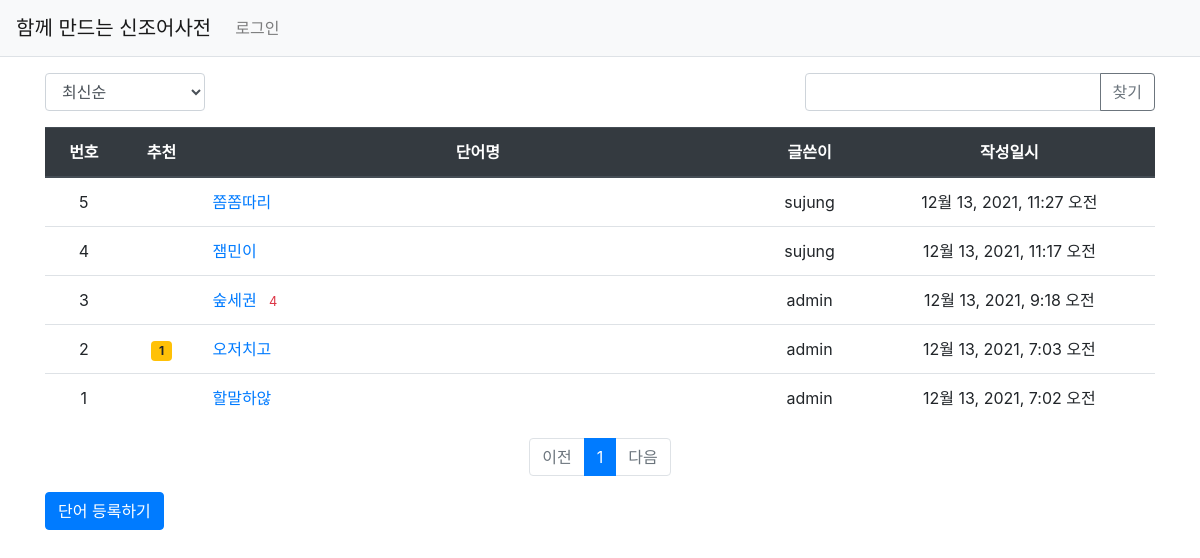
Screenshot of /pybo/ with the database file from the repository.
### pybo/models.py (models this page shows, shortened)
class Question(models.Model):
    author = models.ForeignKey(User, on_delete=models.CASCADE, related_name='author_question')
    subject = models.CharField(max_length=200)  # 질문의 제목 - 최대 200자
    content = models.TextField()    # 질문의 내용 - 글자수를 제한할 수 없는 텍스트
    create_date = models.DateTimeField()    # 질문을 작성한 일시 - 날짜와 시간 속성
    modify_date = models.DateTimeField(null=True, blank=True)
    voter = models.ManyToManyField(User, related_name='voter_question')  # 추천인 추가

### pybo/views/base_views.py (the view, shortened to what this page needs)
# urls.py: path('', base_views.index, name='index'),  # '/' 에 해당되는 path
def index(request):
    page = request.GET.get('page', '1')  # 페이지
    kw = request.GET.get('kw', '')  # 검색어
    so = request.GET.get('so', 'recent')  # 정렬기준
    if so == 'recommend':
        question_list = Question.objects.annotate(num_voter=Count('voter')).order_by('-num_voter', '-create_date')
    elif so == 'popular':
        question_list = Question.objects.annotate(num_answer=Count('answer')).order_by('-num_answer', '-create_date')
    else:  # recent
        question_list = Question.objects.order_by('-create_date')
    paginator = Paginator(question_list, 10)  # 페이지당 10개씩 보여주기
    page_obj = paginator.get_page(page)
    context = {'question_list': page_obj, 'page': page, 'kw': kw, 'so': so}
    return render(request, 'pybo/question_list.html', context)

### pybo/templatetags/pybo_filter.py (called while the page is built)
@register.filter
def sub(value, arg):
    return value - arg  # 기존 값 value에서 입력으로 받은 값 arg를 뺌

### templates/pybo/question_list.html (shortened to what this page needs)
{% extends 'base.html' %}
{% load pybo_filter %}
{% block content %}
<div class="container my-3">
    <div class="row justify-content-between my-3">
        <div class="col-2">
            <select class="form-control so">
                <option value="recent" {% if so == 'recent' %}selected{% endif %}>최신순</option>
            </select>
        </div>
        <div class="col-4 input-group">
            <input type="text" class="form-control kw" value="{{ kw|default_if_none:'' }}">
            <div class="input-group-append">
                <button class="btn btn-outline-secondary" type="button" id="btn_search">찾기</button>
            </div>
        </div>
    </div>
    <table class="table">
        <thead>
        <tr class="text-center thead-dark">
            <th>번호</th>
            <th>추천</th>
            <th style="width:50%">단어명</th>
            <th>글쓴이</th>
            <th>작성일시</th>
        </tr>
        </thead>
        <tbody>
        {% if question_list %}
        {% for question in question_list %}
        <tr class="text-center">
            <td>
                {{ question_list.paginator.count|sub:question_list.start_index|sub:forloop.counter0|add:1 }}
            </td>
            <td>
                {% if question.voter.all.count > 0 %}
                <span class="badge badge-warning px-2 py-1">{{ question.voter.all.count }}</span>
                {% endif %}
            </td>
            <td class="text-left">
                <a href="{% url 'pybo:detail' question.id %}">{{ question.subject }}</a>
                {% if question.answer_set.count > 0 %}
                <span class="text-danger small ml-2">{{ question.answer_set.count }}</span>
                {% endif %}
            </td>
            <td>{{ question.author.username }}</td>
            <td>{{ question.create_date }}</td>
        </tr>
        {% endfor %}
        {% else %}
        <tr>
            <td colspan="3">단어장을 채워주세요.</td>
        </tr>
        {% endif %}
        </tbody>
    </table>
    <ul class="pagination justify-content-center">
        {% if question_list.has_previous %}
        <li class="page-item">
            <a class="page-link" data-page="{{ question_list.previous_page_number }}" href="#">이전</a>
        </li>
        {% else %}
        <li class="page-item disabled">
            <a class="page-link" tabindex="-1" aria-disabled="true" href="#">이전</a>
        </li>
        {% endif %}
        {% for page_number in question_list.paginator.page_range %}
        {% if page_number >= question_list.number|add:-5 and page_number <= question_list.number|add:5 %}
            {% if page_number == question_list.number %}
            <li class="page-item active" aria-current="page">
                <a class="page-link" data-page="{{ page_number }}" href="#">{{ page_number }}</a>
            </li>
            {% else %}
            <li class="page-item">
                <a class="page-link" data-page="{{ page_number }}" href="#">{{ page_number }}</a>
            </li>
            {% endif %}
        {% endif %}
        {% endfor %}
        {% if question_list.has_next %}
        <li class="page-item">
            <a class="page-link" data-page="{{ question_list.next_page_number }}" href="#">다음</a>
        </li>
        {% else %}
        <li class="page-item disabled">
            <a class="page-link" tabindex="-1" aria-disabled="true" href="#">다음</a>
        </li>
        {% endif %}
    </ul>
    <a href="{% url 'pybo:question_create' %}" class="btn btn-primary">단어 등록하기</a>
</div>
{% endblock %}

### templates/base.html (shortened to what this page needs)
{% load static %}
<!doctype html>
<html lang="ko">
<head>
    <link rel="stylesheet" type="text/css" href="{% static 'bootstrap.min.css' %}">
    <link rel="stylesheet" type="text/css" href="{% static 'style.css' %}">
</head>
<body>
{% include "navbar.html" %}
{% block content %}
{% endblock %}
</body>
</html>

### templates/navbar.html (shortened to what this page needs)
<nav class="navbar navbar-expand-lg navbar-light bg-light border-bottom">
    <a class="navbar-brand" href="{% url 'pybo:index' %}">함께 만드는 신조어사전</a>
    <div class="collapse navbar-collapse flex-grow-0" id="navbarNav">
        <ul class="navbar-nav">
            <li class="nav-item ">
                {% if user.is_authenticated %}
    <a class="nav-link" href="{% url 'common:logout' %}">{{ user.username }} (로그아웃)</a>
    {% else %}
                <a class="nav-link" href="{% url 'common:login' %}">로그인</a>
                {% endif %}
            </li>
        </ul>
    </div>
</nav>

### rows the page displays
Question: paginator.count|sub "5", subject "쫌쫌따리", author.username "sujung", create_date "12월 13, 2021, 11:27 오전"
Question: paginator.count|sub "4", subject "잼민이", author.username "sujung", create_date "12월 13, 2021, 11:17 오전"
Question: paginator.count|sub "3", subject "숲세권", answer_set.count "4", author.username "admin", create_date "12월 13, 2021, 9:18 오전"
Question: paginator.count|sub "2", voter.all.count "1", subject "오저치고", author.username "admin", create_date "12월 13, 2021, 7:03 오전"
Question: paginator.count|sub "1", subject "할말하않", author.username "admin", create_date "12월 13, 2021, 7:02 오전"

### other values shown
{{ page_number }} "1"
